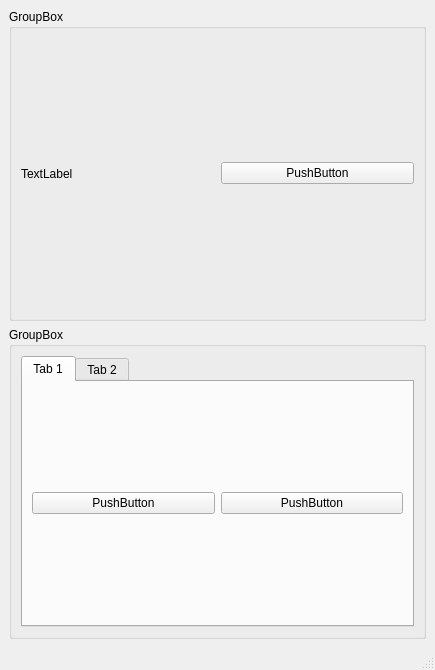
<?xml version="1.0" encoding="UTF-8"?>
<ui version="4.0">
 <class>MainWindow</class>
 <widget class="QMainWindow" name="MainWindow">
  <property name="geometry">
   <rect>
    <x>0</x>
    <y>0</y>
    <width>435</width>
    <height>670</height>
   </rect>
  </property>
  <property name="windowTitle">
   <string>MainWindow</string>
  </property>
  <widget class="QWidget" name="centralwidget">
   <layout class="QVBoxLayout" name="verticalLayout">
    <item>
     <widget class="QGroupBox" name="groupBox">
      <property name="title">
       <string>GroupBox</string>
      </property>
      <layout class="QHBoxLayout" name="horizontalLayout_3">
       <item>
        <widget class="QLabel" name="label">
         <property name="text">
          <string>TextLabel</string>
         </property>
        </widget>
       </item>
       <item>
        <widget class="QPushButton" name="pushButton_3">
         <property name="text">
          <string>PushButton</string>
         </property>
        </widget>
       </item>
      </layout>
     </widget>
    </item>
    <item>
     <widget class="QGroupBox" name="groupBox_2">
      <property name="title">
       <string>GroupBox</string>
      </property>
      <layout class="QHBoxLayout" name="horizontalLayout">
       <item>
        <widget class="QTabWidget" name="tabWidget">
         <property name="sizePolicy">
          <sizepolicy hsizetype="Preferred" vsizetype="Preferred">
           <horstretch>0</horstretch>
           <verstretch>0</verstretch>
          </sizepolicy>
         </property>
         <property name="currentIndex">
          <number>0</number>
         </property>
         <widget class="QWidget" name="tab">
          <attribute name="title">
           <string>Tab 1</string>
          </attribute>
          <layout class="QHBoxLayout" name="horizontalLayout_2">
           <item>
            <widget class="QPushButton" name="pushButton">
             <property name="text">
              <string>PushButton</string>
             </property>
            </widget>
           </item>
           <item>
            <widget class="QPushButton" name="pushButton_2">
             <property name="text">
              <string>PushButton</string>
             </property>
            </widget>
           </item>
          </layout>
         </widget>
         <widget class="QWidget" name="tab_2">
          <attribute name="title">
           <string>Tab 2</string>
          </attribute>
         </widget>
        </widget>
       </item>
      </layout>
     </widget>
    </item>
   </layout>
  </widget>
  <widget class="QMenuBar" name="menubar">
   <property name="geometry">
    <rect>
     <x>0</x>
     <y>0</y>
     <width>435</width>
     <height>18</height>
    </rect>
   </property>
  </widget>
  <widget class="QStatusBar" name="statusbar"/>
 </widget>
 <resources/>
 <connections/>
</ui>
